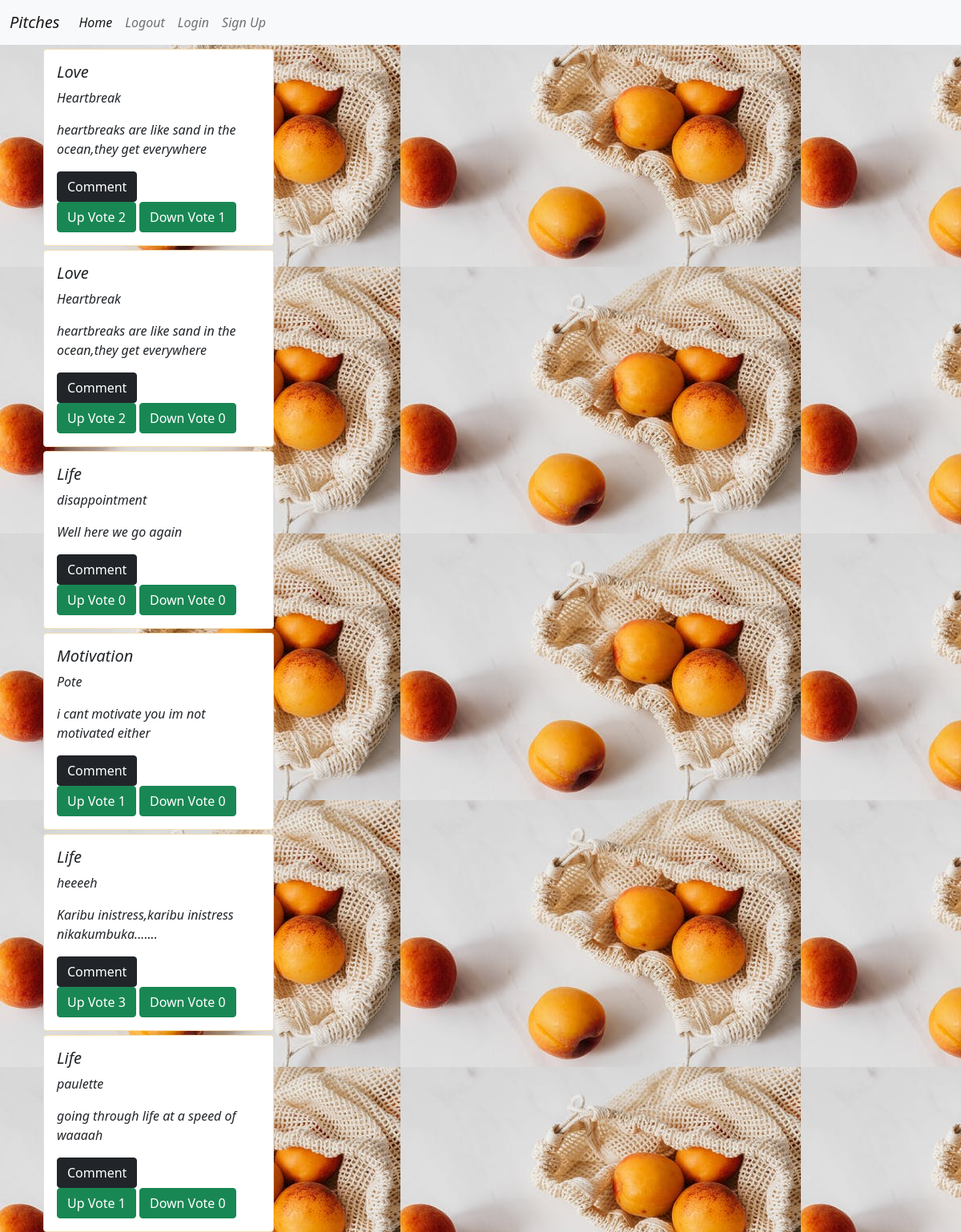
Page /pitches (signed in) on the committed database.
### app/models.py (models this page shows)
class Pitch(db.Model):
    __table_name__ = 'pitches'
    id = db.Column(db.Integer, primary_key=True)
    title = db.Column(db.String(255), nullable=False)
    category = db.Column(db.String(255), nullable=False)
    content = db.Column(db.String(255), nullable=False)
    user_id = db.Column(db.Integer, db.ForeignKey('user.id'))
    comment = db.relationship('Comment', backref='pitch', lazy='dynamic')
    upvotes = db.relationship('UpVote', backref='pitch', lazy='dynamic')
    downvotes = db.relationship('DownVote', backref='pitch', lazy='dynamic')
    date = db.Column(db.DateTime(timezone=True), default=func.now())

### app/main/views.py (the view)
@main.route('/pitches')
@login_required
def pitches():
    pitches = Pitch.query.all()
    for pitch in pitches:
        print(pitch.content)
    return render_template('display_pitch.html', pitches=pitches)

### app/__init__.py (called while the page is built)
def create_app(config_name):  # a method to instantiate our App
    app = Flask(__name__)
    app.config['SECRET_KEY'] = 'SECRET'
    app.config['SQLALCHEMY_DATABASE_URI'] = f'sqlite:///{DB_NAME}'
    db.init_app(app)  # initialise our db
    mail.init_app(app) # initialize our mail
    login_manager = LoginManager()
    login_manager.login_view = 'auth.login'
    login_manager.init_app(app)
    bootstrap = Bootstrap(app)
    @login_manager.user_loader
    def load_user(user_id):
        return User.query.get(int(user_id))
    app.config.from_object(config_options[config_name])
    from .main import main as main_blueprint
    from .auth import auth as auth_blueprint
    app.register_blueprint(main_blueprint)
    app.register_blueprint(auth_blueprint, url_prefix='/')
    from .models import User, Pitch
    create_database(app)
    return app

### app/templates/display_pitch.html
{% extends 'base.html'%}
{% from 'display_pitch_macro.html' import display_pitches%}
{% block content %}
<div>{{ display_pitches(pitches) }}</div>
{% endblock %}

### app/templates/base.html (shortened to what this page needs)
<!DOCTYPE html>
<html lang="en">
<head>
     {% block styles%}
    <link href="https://cdn.jsdelivr.net/npm/bootstrap@5.0.2/dist/css/bootstrap.min.css" rel="stylesheet">
    <link rel="stylesheet" href="https://maxcdn.bootstrapcdn.com/font-awesome/4.4.0/css/font-awesome.min.css">
    <link rel="stylesheet" href="{{ url_for('static', filename='css/styles.css')}}">
    {% endblock %}
</head>
<body>
<nav class="navbar navbar-expand-lg navbar-light bg-light">
  <div class="container-fluid">
    <a class="navbar-brand" href="#">Pitches</a>
    <div class="collapse navbar-collapse" id="navbarNav">
      <ul class="navbar-nav">
          <li class="nav-item">
          <a class="nav-link active" aria-current="page" href="/">Home</a>
        </li>
          <li class="nav-item">
          <a class="nav-link" href="/logout">Logout</a>
        </li>
        <li class="nav-item">
          <a class="nav-link"  href="/login">Login</a>
        </li>
        <li class="nav-item">
          <a class="nav-link" href="/sign-up">Sign Up</a>
        </li>
      </ul>
    </div>
  </div>
</nav>
<div class="container">
     {% block content %}
     {% endblock %}
</div>
</body>
</html>

### app/templates/display_pitch_macro.html
{% extends 'base.html' %}
{% macro display_pitches(pitches) %}
<div class="container">
    <div class="row">
        <div class="col-md-4">
           {% if pitches %}
          {% for pitch in pitches %}
           <div class="card" style="width: 18rem;">
                <div class="card-body">
                    <h5 class="card-title">{{pitch.category}}</h5>
                    <p>{{pitch.title}}</p>
                    <p>{{pitch.content}}</p>
                    <div class="footer">
                        <div class="comments">
                            <a href="/comment/{{pitch.id}}"><button class="btn btn-dark">Comment</button></a>
                        </div>
                        <div class="votes">
                            <a href="/like/{{pitch.id}}"><button class="btn btn-success">Up Vote {{pitch.upvotes.count()}}</button></a>
                            <a href="/dislike/{{pitch.id}}"><button class="btn btn-success">Down Vote {{pitch.downvotes.count()}}</button></a>
                        </div>
                    </div>
                </div>
           </div>
          {% endfor %}
         {% endif %}
        </div>
    </div>
</div>
{% endmacro %}

### app/static/css/styles.css (style rules this page uses)
.card { border: 1px solid wheat; margin-top: 5px; }
.card-body { padding: 1rem; }
body { background-image: url("pexels-photo-4397920.jpeg"); font-style: italic; }

### rows in the picture
Pitch: category "Love", title "Heartbreak", content "heartbreaks are like sand in the ocean,they get everywhere", upvotes.count "2", downvotes.count "1"
Pitch: category "Love", title "Heartbreak", content "heartbreaks are like sand in the ocean,they get everywhere", upvotes.count "2", downvotes.count "0"
Pitch: category "Life", title "disappointment", content "Well here we go again", upvotes.count "0", downvotes.count "0"
Pitch: category "Motivation", title "Pote", content "i cant motivate you im not motivated either", upvotes.count "1", downvotes.count "0"
Pitch: category "Life", title "heeeeh", content "Karibu inistress,karibu inistress nikakumbuka.......", upvotes.count "3", downvotes.count "0"
Pitch: category "Life", title "paulette", content "going through life at a speed of waaaah", upvotes.count "1", downvotes.count "0"
